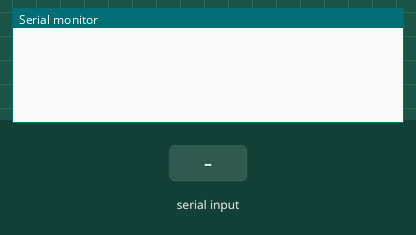
This sketch was run on a simulated Arduino Uno, built with avr-gcc and run on an emulated ATmega328P. On the bench: the last lines printed to the serial monitor. The inputs (shaded band) are chosen by the test bench.

Above: at 1.2 s.
1.3 s: "90,45\n" received over Serial
At 2.1 s:
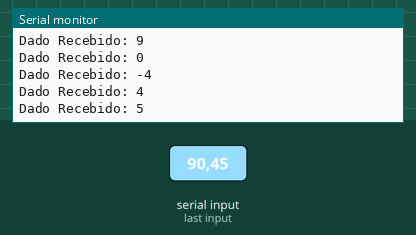
2.8 s: "30,150\n" received over Serial
At 3.9 s:
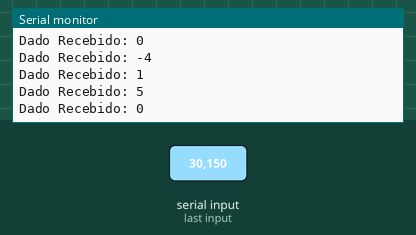
Timing chart, 0 to 5.8 s (numbered marks = the images above; inputs shaded):
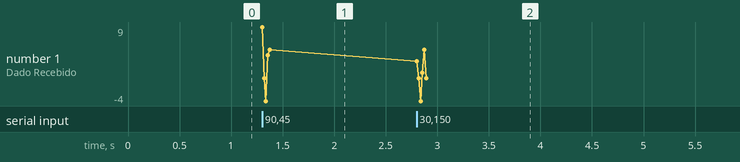

Measured:
- after the input at 1.3 s, the serial monitor: prints a new line at once (image 1)
- after the input at 2.8 s, the serial monitor: prints a new line at once (image 2)

The sketch:

Programa_14.ino
```cpp
// MINICURSO DE ARDUINO
// DIA 4
// 14º PROGRAMA

byte byte_recebido;
int info;

void setup()
{
  Serial.begin(9600); // opens serial port, sets data rate to 9600 bps
}

void loop()
{
  if(Serial.available() > 0)
  {
    byte_recebido = Serial.read();
    if(byte_recebido != 10)
    {
      info = int(byte_recebido) - 48;
      Serial.print("\nDado Recebido: ");
      Serial.print(info);
    }
  }
}
```
